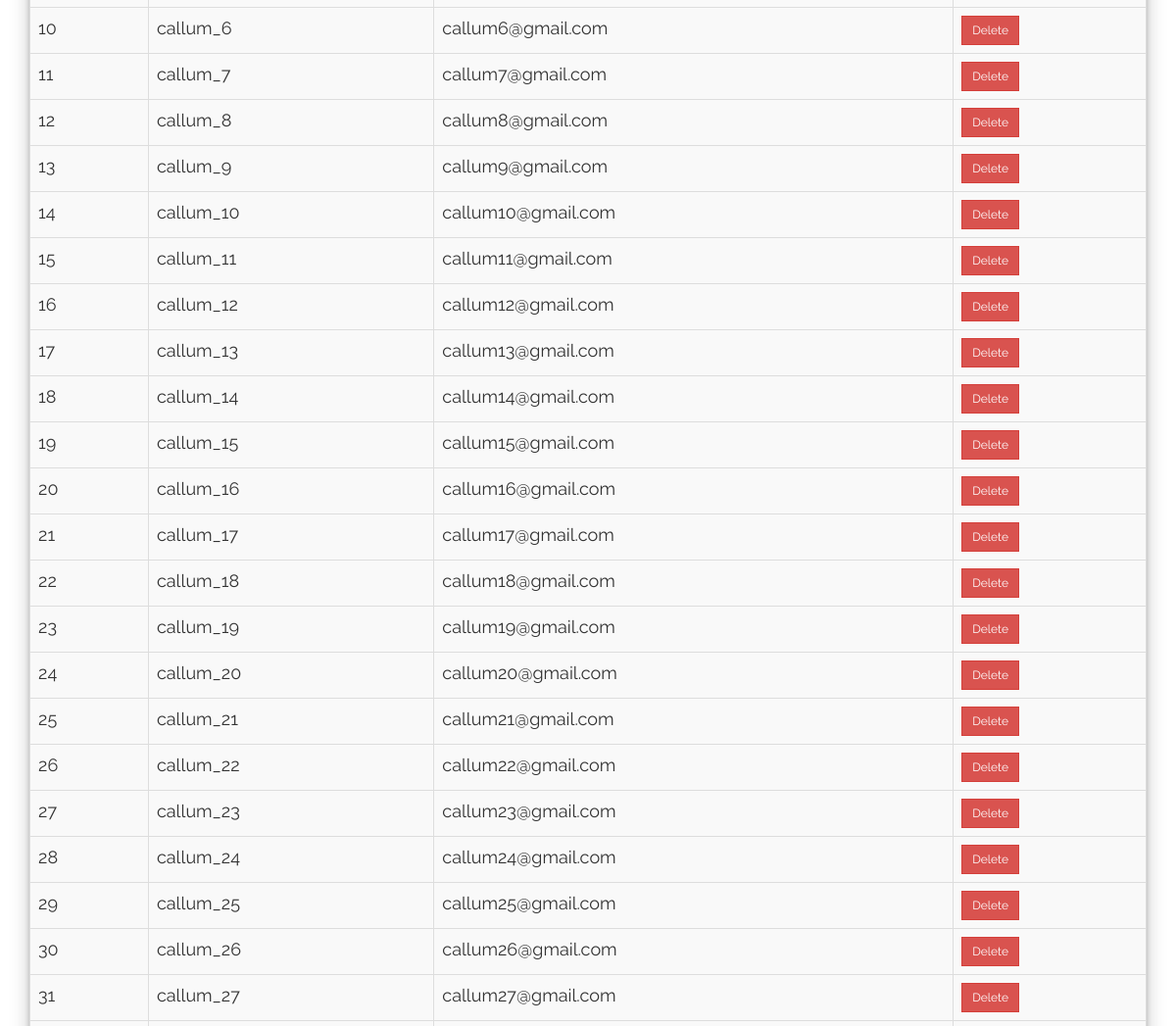
Page /admin (signed in, middle part) on the earlier database version.
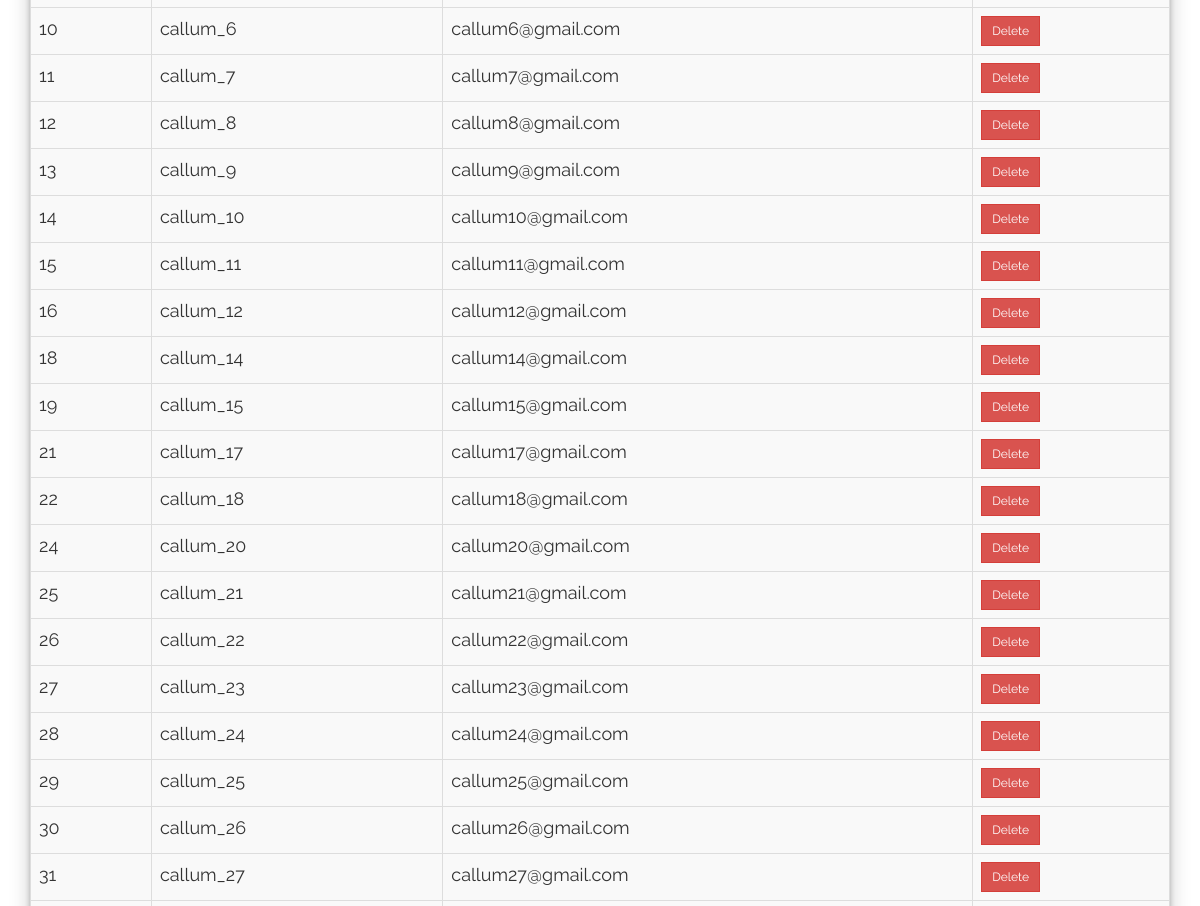
Same page on the later database version.
### app/models.py (models this page shows, shortened)
class User(UserMixin, database.Model):
    id = database.Column(database.Integer, primary_key=True)
    username = database.Column(database.String(32), index=True, unique=True)
    name = database.Column((database.String(64)))
    email = database.Column(database.String(50), index=True, unique=True)
    password = database.Column(database.String(128))
    access = database.Column(database.String(10), default = '')
    description = database.Column(database.String(128))
    f_status = database.Column(database.Boolean, default = False)
    ratings = database.Column(database.Float)
    @classmethod
    def get_all_users(cls, user_list = []):
        user_list = cls.query.filter(cls.f_status != True)
        return user_list

### app/routes.py (the view)
@app.route('/admin')
@login_required
def admin():
    user = User().get_all_users()
    return render_template('admin.html', title = 'Control Panel', user = user)

### app/models.py (called while the page is built)
@login.user_loader
def load_user(id):
    return User.query.get(int(id))

### app/templates/admin.html (shortened to what this page needs)
{% extends "base.html" %}
{% block app_content %}
        <table class = "table table-striped table-hover table-bordered table-responsive">
         <tbody>
                        {% for u in user %}
                        <tr>
                        <td>{{u.id}}</td>
                        <td>{{u.username}}</td>
                        <td>{{u.email}}</td>
                        <form action="" method="post">
                        <td><a href="{{ url_for('deleteuser', id=u.id) }}"><button class = "btn btn-secondary btn-sm btn-danger">{{ ('Delete') }}</a></button></td>
                        </form></tr>
                        {% endfor %}
        </tbody>
        </table>
{% endblock %}

Differences in the rows shown:
no longer on this page (row edited): User: id "17", username "callum_13", email "callum13@gmail.com", value "Delete"
no longer on this page (row edited): User: id "20", username "callum_16", email "callum16@gmail.com", value "Delete"
no longer on this page (row edited): User: id "23", username "callum_19", email "callum19@gmail.com", value "Delete"
